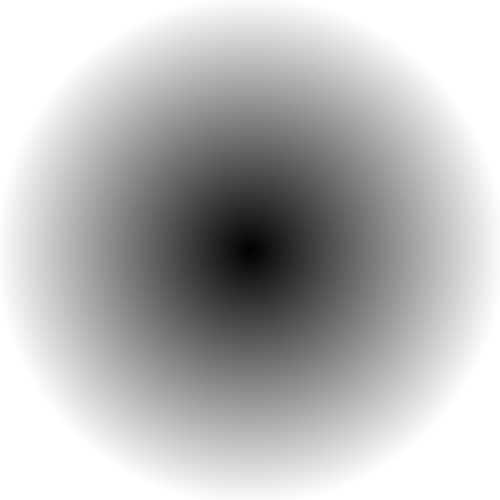
Frame 1 (no input)
Frame 60 (no input): identical to frame 1, image omitted
Frame 120 (the mouse pressed at the canvas centre since frame 60): identical to frame 1, image omitted

The p5.js sketch that drew this single still picture (run headless with seeded random() and noise() and a simulated clock; from frame 60 on, the mouse is pressed at the canvas centre):

// p5.js sketch
// ── sketch.js
let canvas;

function setup(){
    canvas = createCanvas(500,500);
    // background(40);
    pixelDensity(1);
}

function draw(){
    loadPixels();

    for (let x = 0; x < width; x++) {
        for (let y = 0; y < height; y++) {
            let pix = (x + y * width) * 4;

            let d = dist(x,y, width/2, height/2);
            pixels[pix + 0] = d;
            pixels[pix + 1] = d;
            pixels[pix + 2] = d;
            pixels[pix + 3] = 255;
        }
    }

    updatePixels();
}
